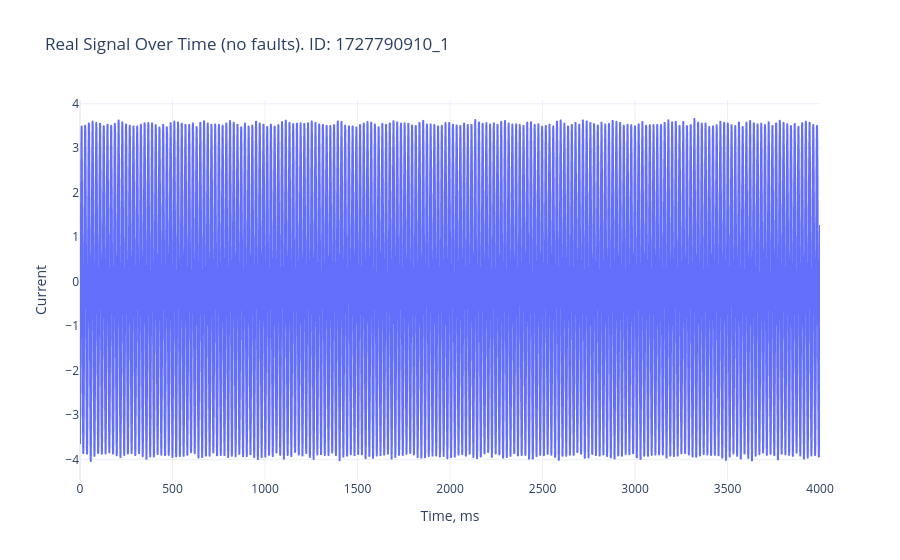

The cell this chart's notebook holds for it:
### Code cell
fig = px.line(
    real_norm_df,
    x=real_norm_df.index,
    y='Current',
    title=f'Real Signal Over Time (no faults). ID: {real_measurement}',
    labels={'x': 'Time, ms', 'Current': 'Current'},
    template='plotly_white'
)

fig.update_layout(
    xaxis_title="Time, ms",
    yaxis_title="Current"
)

fig.show()

### Figure 1 — Plotly figure (JSON) as saved in the notebook; plotly's stock layout.template omitted (floating-point values rounded to 4 significant figures; data arrays with more than 128 entries replaced by an {"elided": "..."} marker saying what was removed)
{"data": [{"hovertemplate": "Time=%{x}<br>Current=%{y}<extra></extra>", "legendgroup": "", "line": {"color": "#636efa", "dash": "solid"}, "marker": {"symbol": "circle"}, "mode": "lines", "name": "", "showlegend": false, "type": "scattergl", "x": {"elided": "16384 float values"}, "xaxis": "x", "y": {"elided": "16384 float values"}, "yaxis": "y"}], "layout": {"legend": {"tracegroupgap": 0}, "title": {"text": "Real Signal Over Time (no faults). ID: 1727790910_1"}, "xaxis": {"anchor": "y", "domain": [0, 1], "title": {"text": "Time, ms"}}, "yaxis": {"anchor": "x", "domain": [0, 1], "title": {"text": "Current"}}}}
